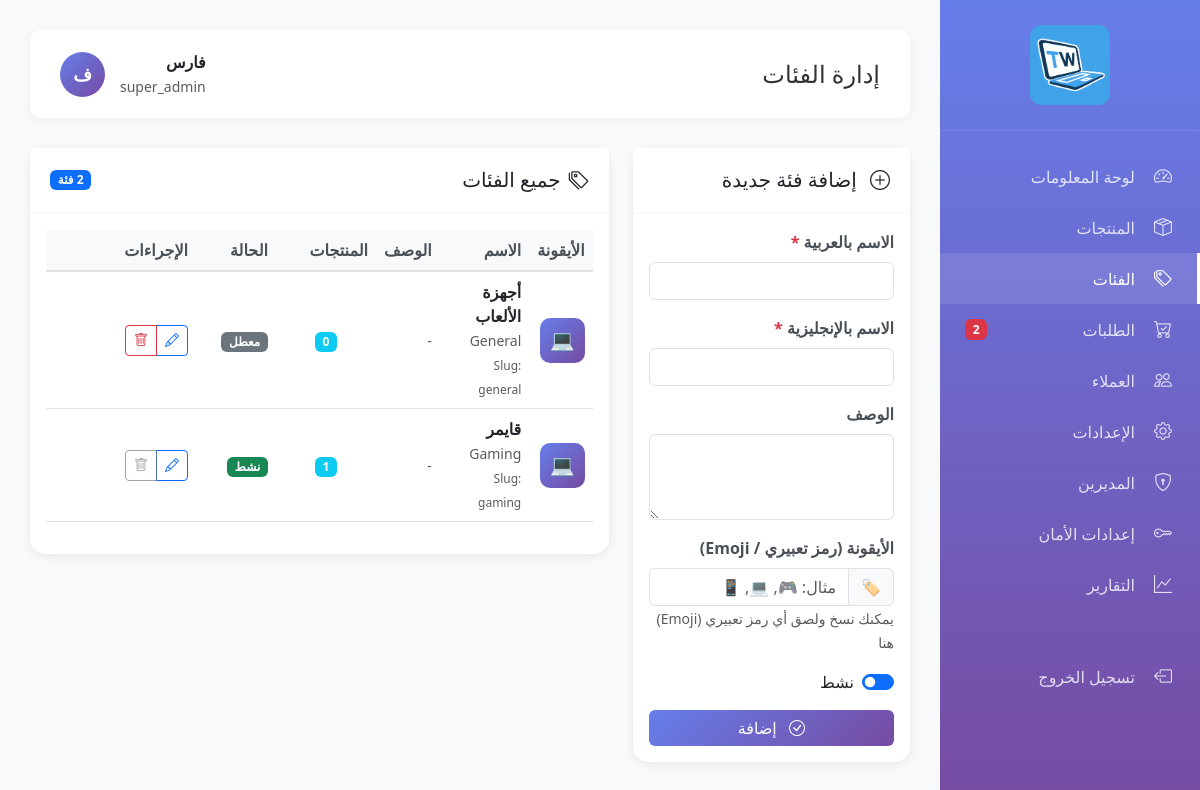
The app's page /admin/categories.php (signed in) with its own data.
### tables this page shows
CREATE TABLE `categories` (
  `id` int(11) NOT NULL,
  `name_ar` varchar(100) NOT NULL,
  `name_en` varchar(100) NOT NULL,
  `slug` varchar(100) NOT NULL,
  `description` text DEFAULT NULL,
  `icon` varchar(100) DEFAULT NULL,
  `image` varchar(255) DEFAULT NULL,
  `is_active` tinyint(1) DEFAULT 1,
  `display_order` int(11) DEFAULT 0,
  `created_at` timestamp NOT NULL DEFAULT current_timestamp(),
  `updated_at` timestamp NOT NULL DEFAULT current_timestamp() ON UPDATE current_timestamp()
);

### admin/categories.php (the view, shortened to what this page needs)
<?php
include 'includes/header.php';
$categories = $pdo->query("
    SELECT c.*, COUNT(p.id) as products_count
    FROM categories c
    LEFT JOIN products p ON c.id = p.category_id
    GROUP BY c.id
    ORDER BY c.name_ar
")->fetchAll();
$editCategory = null;
?>
<div class="row g-4">
    <div class="col-lg-4">
        <div class="card">
            <div class="card-header">
                <h5 class="mb-0">
                    <i class="bi bi-<?php echo $editCategory ? 'pencil' : 'plus'; ?>-circle me-2"></i>
                    <?php echo $editCategory ? 'تعديل الفئة' : 'إضافة فئة جديدة'; ?>
                </h5>
            </div>
            <div class="card-body">
                <form method="POST" action="">
                    <div class="mb-3">
                        <label class="form-label">الاسم بالعربية <span class="text-danger">*</span></label>
                        <input type="text" class="form-control" name="name_ar"
                               value="<?php echo $editCategory['name_ar'] ?? ''; ?>" required>
                    </div>
                    <div class="mb-3">
                        <label class="form-label">الاسم بالإنجليزية <span class="text-danger">*</span></label>
                        <input type="text" class="form-control" name="name_en"
                               value="<?php echo $editCategory['name_en'] ?? ''; ?>" required>
                    </div>
                    <div class="mb-3">
                        <label class="form-label">الوصف</label>
                        <textarea class="form-control" name="description" rows="3"><?php echo $editCategory['description'] ?? ''; ?></textarea>
                    </div>
                    <div class="mb-3">
                        <label class="form-label">الأيقونة (رمز تعبيري / Emoji)</label>
                        <div class="input-group">
                            <span class="input-group-text">
                                <?php echo $editCategory['icon'] ?? '🏷️'; ?>
                            </span>
                            <input type="text" class="form-control" name="icon"
                                   value="<?php echo $editCategory['icon'] ?? ''; ?>"
                                   placeholder="مثال: 🎮, 💻, 📱">
                        </div>
                        <small class="text-muted">
                            يمكنك نسخ ولصق أي رمز تعبيري (Emoji) هنا
                        </small>
                    </div>
                    <div class="mb-3">
                        <div class="form-check form-switch">
                            <input class="form-check-input" type="checkbox" name="is_active" id="is_active"
                                   <?php echo (!isset($editCategory) || $editCategory['is_active']) ? 'checked' : ''; ?>>
                            <label class="form-check-label" for="is_active">
                                نشط
                            </label>
                        </div>
                    </div>
                    <div class="d-grid gap-2">
                        <button type="submit" class="btn btn-primary">
                            <i class="bi bi-check-circle me-2"></i>
                            <?php echo $editCategory ? 'تحديث' : 'إضافة'; ?>
                        </button>
                    </div>
                </form>
            </div>
        </div>
    </div>
    <div class="col-lg-8">
        <div class="card">
            <div class="card-header d-flex justify-content-between align-items-center">
                <h5 class="mb-0">
                    <i class="bi bi-tags me-2"></i>جميع الفئات
                </h5>
                <span class="badge bg-primary"><?php echo count($categories); ?> فئة</span>
            </div>
            <div class="card-body">
                <?php if (empty($categories)): ?>
                    <div class="text-center py-5">
                        <i class="bi bi-inbox" style="font-size: 48px; color: #ccc;"></i>
                        <p class="text-muted mt-3">لا توجد فئات بعد</p>
                    </div>
                <?php else: ?>
                    <div class="table-responsive">
                        <table class="table table-hover align-middle">
                            <thead>
                                <tr>
                                    <th style="width: 60px;">الأيقونة</th>
                                    <th>الاسم</th>
                                    <th>الوصف</th>
                                    <th style="width: 100px;">المنتجات</th>
                                    <th style="width: 80px;">الحالة</th>
                                    <th style="width: 150px;">الإجراءات</th>
                                </tr>
                            </thead>
                            <tbody>
                                <?php foreach ($categories as $category): ?>
                                    <tr>
                                        <td>
                                            <div class="category-icon">
                                                <?php echo $category['icon'] ?: '🏷️'; ?>
                                            </div>
                                        </td>
                                        <td>
                                            <strong><?php echo htmlspecialchars($category['name_ar']); ?></strong>
                                            <br>
                                            <small class="text-muted"><?php echo htmlspecialchars($category['name_en']); ?></small>
                                            <br>
                                            <small class="text-muted" style="font-size: 0.75rem;">Slug: <?php echo htmlspecialchars($category['slug']); ?></small>
                                        </td>
                                        <td>
                                            <small class="text-muted">
                                                <?php
                                                $desc = $category['description'];
                                                echo $desc ? (mb_strlen($desc) > 50 ? mb_substr($desc, 0, 50) . '...' : $desc) : '-';
                                                ?>
                                            </small>
                                        </td>
                                        <td class="text-center">
                                            <span class="badge bg-info">
                                                <?php echo $category['products_count']; ?>
                                            </span>
                                        </td>
                                        <td>
                                            <?php if ($category['is_active']): ?>
                                                <span class="badge bg-success">نشط</span>
                                            <?php else: ?>
                                                <span class="badge bg-secondary">معطل</span>
                                            <?php endif; ?>
                                        </td>
                                        <td>
                                            <div class="btn-group btn-group-sm">
                                                <a href="?edit=<?php echo $category['id']; ?>"
                                                   class="btn btn-outline-primary" title="تعديل">
                                                    <i class="bi bi-pencil"></i>
                                                </a>
                                                <?php if ($category['products_count'] == 0): ?>
                                                    <a href="?delete=<?php echo $category['id']; ?>"
                                                       class="btn btn-outline-danger"
                                                       onclick="return confirm('هل أنت متأكد من حذف هذه الفئة؟')"
                                                       title="حذف">
                                                        <i class="bi bi-trash"></i>
                                                    </a>
                                                <?php else: ?>
                                                    <button class="btn btn-outline-secondary" disabled title="لا يمكن الحذف">
                                                        <i class="bi bi-trash"></i>
                                                    </button>
                                                <?php endif; ?>
                                            </div>
                                        </td>
                                    </tr>
                                <?php endforeach; ?>
                            </tbody>
                        </table>
                    </div>
                <?php endif; ?>
            </div>
        </div>
    </div>
</div>
<?php include 'includes/footer.php'; ?>

### admin/includes/header.php (style rules this page uses)
:root { --primary-color: #667eea; --secondary-color: #764ba2; --sidebar-width: 260px; }
body { font-family: 'Segoe UI', Tahoma, Geneva, Verdana, sans-serif; background-color: #f8f9fa; }
.table thead th { border-bottom: 2px solid #dee2e6; font-weight: 600; color: #495057; }
.btn-primary { background: linear-gradient(135deg, var(--primary-color), var(--secondary-color)); border: none; }

### admin/categories.php (style rules this page uses)
.category-icon { width: 45px; height: 45px; border-radius: 10px; background: linear-gradient(135deg, var(--primary-color), var(--secondary-color)); display: flex; align-items: center; justify-content: center; color: white; font-size: 20px; }
.card { border: none; border-radius: 15px; box-shadow: 0 2px 10px rgba(0,0,0,0.08); }
.card-header { background: white; border-bottom: 2px solid #f8f9fa; padding: 20px; }
.table thead th { border-bottom: 2px solid #dee2e6; font-weight: 600; color: #495057; background: #f8f9fa; }
.form-label { font-weight: 600; color: #495057; }
.btn-group-sm .btn { padding: 0.25rem 0.5rem; }

### records on screen
categories: icon "💻", name_ar "أجهزة الألعاب", name_en "General", slug "general", products_count "0", is_active "معطل"
categories: icon "💻", name_ar "قايمر", name_en "Gaming", slug "gaming", products_count "1", is_active "نشط"

### other values on screen
$newOrdersCount "2"
$pageTitle "إدارة الفئات"
$_SESSION['admin_name'] "فارس"
$_SESSION['admin_role'] "super_admin"
substr($_SESSION['admin_name'], 0, 2) "ف"
$editCategory['icon'] "🏷️"
